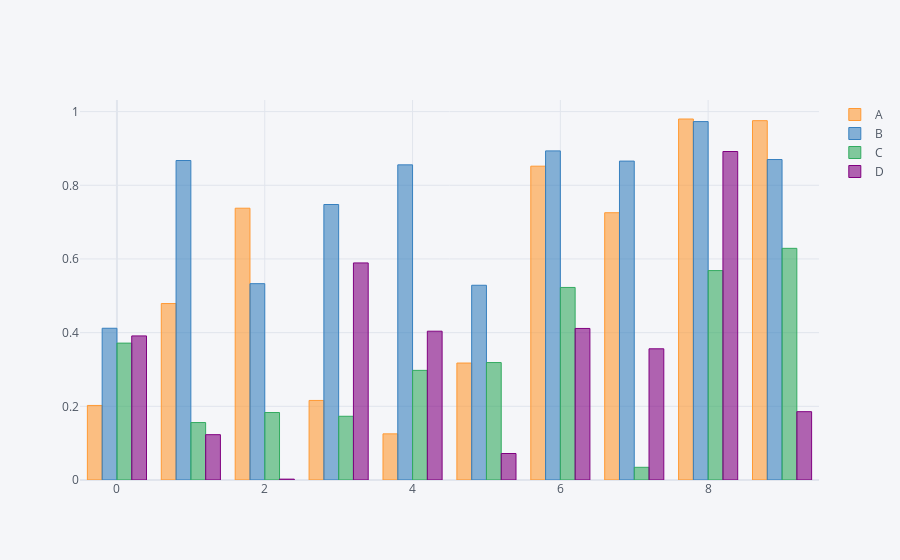

Notebook source saved alongside this figure:
### Code cell
df.iplot(kind='bar')

### Figure 1 — Plotly figure (JSON) as saved in the notebook; plotly's stock layout.template omitted (floating-point values rounded to 4 significant figures)
{"data": [{"marker": {"color": "rgba(255, 153, 51, 0.6)", "line": {"color": "rgba(255, 153, 51, 1.0)", "width": 1}}, "name": "A", "orientation": "v", "text": "", "type": "bar", "x": [0, 1, 2, 3, 4, 5, 6, 7, 8, 9], "y": [0.2024, 0.479, 0.7378, 0.216, 0.1253, 0.3175, 0.8519, 0.7256, 0.98, 0.9755]}, {"marker": {"color": "rgba(55, 128, 191, 0.6)", "line": {"color": "rgba(55, 128, 191, 1.0)", "width": 1}}, "name": "B", "orientation": "v", "text": "", "type": "bar", "x": [0, 1, 2, 3, 4, 5, 6, 7, 8, 9], "y": [0.412, 0.8673, 0.533, 0.7478, 0.8555, 0.5287, 0.8934, 0.8657, 0.973, 0.87]}, {"marker": {"color": "rgba(50, 171, 96, 0.6)", "line": {"color": "rgba(50, 171, 96, 1.0)", "width": 1}}, "name": "C", "orientation": "v", "text": "", "type": "bar", "x": [0, 1, 2, 3, 4, 5, 6, 7, 8, 9], "y": [0.3716, 0.156, 0.1831, 0.173, 0.2976, 0.3188, 0.5227, 0.03447, 0.5685, 0.6289]}, {"marker": {"color": "rgba(128, 0, 128, 0.6)", "line": {"color": "rgba(128, 0, 128, 1.0)", "width": 1}}, "name": "D", "orientation": "v", "text": "", "type": "bar", "x": [0, 1, 2, 3, 4, 5, 6, 7, 8, 9], "y": [0.3911, 0.123, 0.002339, 0.5893, 0.4039, 0.07193, 0.4114, 0.3561, 0.8917, 0.1855]}], "layout": {"legend": {"bgcolor": "#F5F6F9", "font": {"color": "#4D5663"}}, "paper_bgcolor": "#F5F6F9", "plot_bgcolor": "#F5F6F9", "title": {"font": {"color": "#4D5663"}}, "xaxis": {"gridcolor": "#E1E5ED", "showgrid": true, "tickfont": {"color": "#4D5663"}, "title": {"font": {"color": "#4D5663"}, "text": ""}, "zerolinecolor": "#E1E5ED"}, "yaxis": {"gridcolor": "#E1E5ED", "showgrid": true, "tickfont": {"color": "#4D5663"}, "title": {"font": {"color": "#4D5663"}, "text": ""}, "zerolinecolor": "#E1E5ED"}}}
